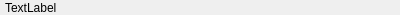
<?xml version="1.0" encoding="UTF-8"?>
<ui version="4.0">
 <class>WidgetLabel</class>
 <widget class="QWidget" name="WidgetLabel">
  <property name="geometry">
   <rect>
    <x>0</x>
    <y>0</y>
    <width>400</width>
    <height>15</height>
   </rect>
  </property>
  <property name="sizePolicy">
   <sizepolicy hsizetype="Preferred" vsizetype="Preferred">
    <horstretch>0</horstretch>
    <verstretch>0</verstretch>
   </sizepolicy>
  </property>
  <property name="minimumSize">
   <size>
    <width>0</width>
    <height>15</height>
   </size>
  </property>
  <property name="maximumSize">
   <size>
    <width>16777215</width>
    <height>32</height>
   </size>
  </property>
  <property name="windowTitle">
   <string>Form</string>
  </property>
  <property name="styleSheet">
   <string notr="true"/>
  </property>
  <layout class="QHBoxLayout" name="horizontalLayout">
   <property name="spacing">
    <number>5</number>
   </property>
   <property name="leftMargin">
    <number>5</number>
   </property>
   <property name="topMargin">
    <number>0</number>
   </property>
   <property name="rightMargin">
    <number>5</number>
   </property>
   <property name="bottomMargin">
    <number>0</number>
   </property>
   <item>
    <widget class="QLabel" name="label_mane">
     <property name="text">
      <string>TextLabel</string>
     </property>
    </widget>
   </item>
  </layout>
 </widget>
 <resources/>
 <connections/>
</ui>
